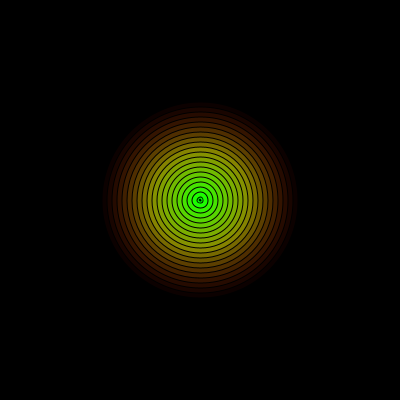
Frame 1 (no input)
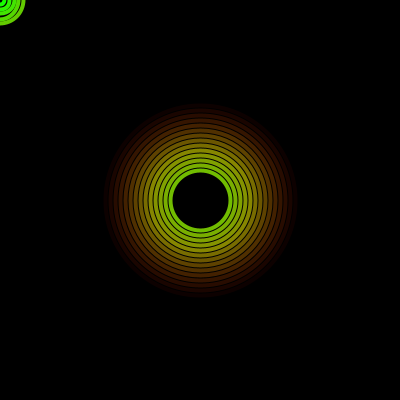
Frame 60 (the mouse pressed at the canvas centre just before this capture)
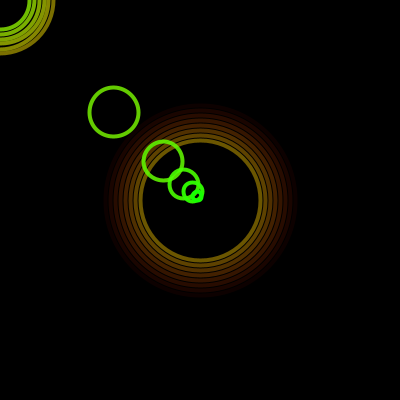
Frame 120 (the mouse held since frame 60 and released just before this capture)

The Processing sketch that drew these frames (run headless with seeded random() and noise(); from frame 60 on, the mouse is pressed at the canvas centre):

// Processing sketch: CircleWavesOOPs
// ── CircleWavesOOPs.pde
WaveCircles wcs;
float cx = 0,cy = 0;
float easing = 0.08;

void setup(){
  size(400,400);
  wcs = new WaveCircles();
  cursor(HAND);
}

void draw(){
  background(0);
  wcs.render();
  wcs.recycle();
  cx += (mouseX-cx)*easing;
  cy += (mouseY-cy)*easing;
  wcs.setCenter(cx+random(-1,1),cy+random(-1,1));
}

// ── WaveCircle.pde
class WaveCircle {
  PVector center;
  float life;
  float diameter;
  color circleColor;
  boolean colored = true;

  final static int MAX_LIFE = 200;


  WaveCircle(PVector _center, float _diameter) {
    this.center = _center.copy();
    this.diameter = _diameter;
    this.life = WaveCircle.MAX_LIFE-this.diameter;
    pushStyle();
    colorMode(HSB);
    this.circleColor = color(random(255), 255, 255);
    popStyle();
  }

  WaveCircle(PVector _center) {
    this(_center, 0);
    pushStyle();
    colorMode(HSB);
    this.circleColor = color(random(255), 255, 255);
    popStyle();
  }

  void update() {
    this.life -= 1;
    this.diameter += 1;
  }

  void show() {
    pushStyle();
    strokeWeight(4);
    if (colored) {
      colorMode(HSB);
      //stroke(hue(this.circleColor), 255, 255, map(this.life, 0, pow(WaveCircle.MAX_LIFE, 0.99), 0, 255));
      stroke(map(this.life, 0, WaveCircle.MAX_LIFE*3, 0, 255), 255, 255, map(this.life, 0, pow(WaveCircle.MAX_LIFE, 0.99), 0, 255));
    } else {
      stroke(255, map(this.life, 0, pow(WaveCircle.MAX_LIFE, 0.99), 0, 255));
    }
    noFill();
    ellipse(this.center.x, this.center.y, this.diameter, this.diameter);
    popStyle();
  }
  void setColored(boolean _colored) {
    this.colored = _colored;
  }
}

// ── WaveCircles.pde
class WaveCircles{
  ArrayList<WaveCircle> wavecircles = new ArrayList<WaveCircle>();
  private int step = 10;
  PVector center = new PVector(width/2,height/2);
    
  WaveCircles(){
    for(int i = 0;i < WaveCircle.MAX_LIFE;i += this.step){
      WaveCircle wc = new WaveCircle(this.center,i);
      this.wavecircles.add(wc);
    }
  }
  
  void render(){
    for(WaveCircle wc:this.wavecircles){
      wc.update();
      wc.show();
    }
  }
  
  void recycle(){
    for(int i = 0;i < wavecircles.size();i ++){
      if(wavecircles.get(i).life < 0) {
        this.wavecircles.remove(i);
        this.wavecircles.add(new WaveCircle(this.center,0));
      }
    }
  }
  
  void setCenter(float cx,float cy){
    this.center = new PVector(cx,cy);
  }
  

}//EOC
